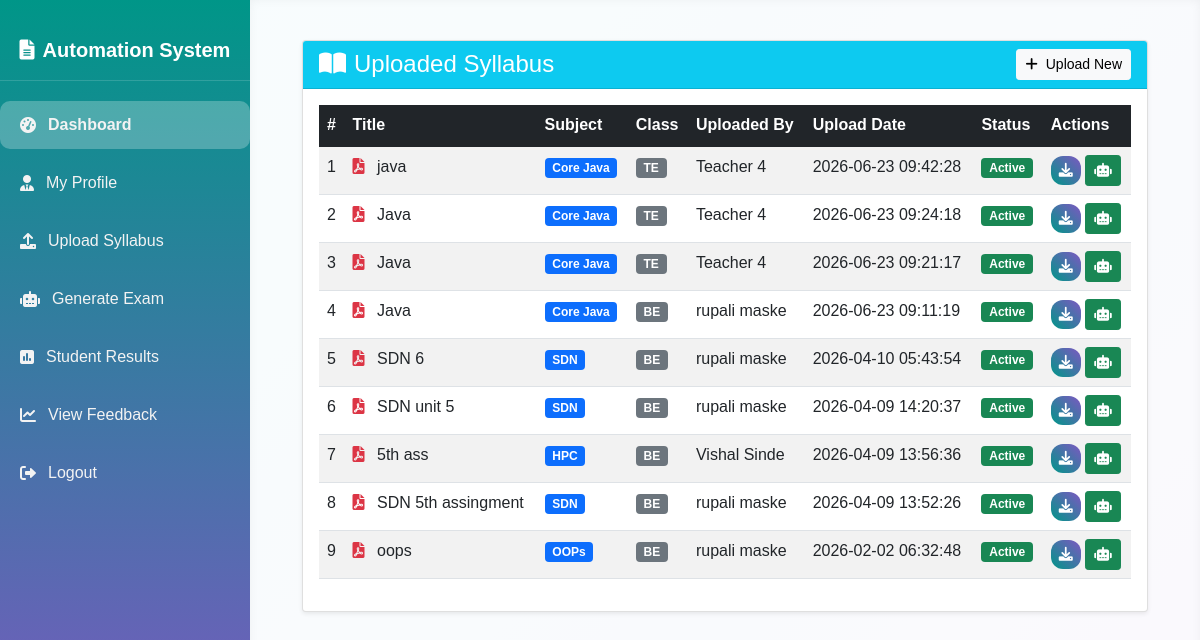
The app's page /view_syllabus (signed in) with its own data.
### tables this page shows
CREATE TABLE syllabus (
        id INTEGER PRIMARY KEY AUTOINCREMENT,
        subject_id INTEGER NOT NULL,
        class_id INTEGER NOT NULL,
        title TEXT NOT NULL,
        pdf_path TEXT NOT NULL,
        extracted_text TEXT,
        uploaded_by INTEGER NOT NULL,
        upload_date TIMESTAMP DEFAULT CURRENT_TIMESTAMP,
        status TEXT DEFAULT 'Active',
        FOREIGN KEY (subject_id) REFERENCES subjects (id),
        FOREIGN KEY (class_id) REFERENCES classes (id),
        FOREIGN KEY (uploaded_by) REFERENCES users (id)
    );

CREATE TABLE subjects (
        id INTEGER PRIMARY KEY AUTOINCREMENT,
        subject_name TEXT NOT NULL,
        description TEXT
    );

CREATE TABLE classes (
        id INTEGER PRIMARY KEY AUTOINCREMENT,
        class_name TEXT UNIQUE NOT NULL,
        description TEXT
    );

CREATE TABLE users (
        id INTEGER PRIMARY KEY AUTOINCREMENT,
        full_name TEXT NOT NULL,
        email TEXT UNIQUE NOT NULL,
        password_hash TEXT NOT NULL,
        role TEXT CHECK(role IN ('Admin', 'Teacher', 'Student')) NOT NULL,
        status TEXT DEFAULT 'Active',
        created_at TIMESTAMP DEFAULT CURRENT_TIMESTAMP
    );

### app.py (the view)
@app.route('/view_syllabus')
def view_syllabus():
    if 'user_id' not in session:
        return redirect(url_for('login'))
    conn = get_db_connection()
    syllabus_list = conn.execute('''
        SELECT s.*, sub.subject_name, c.class_name, u.full_name as uploaded_by_name
        FROM syllabus s
        JOIN subjects sub ON s.subject_id = sub.id
        JOIN classes c ON s.class_id = c.id
        JOIN users u ON s.uploaded_by = u.id
        ORDER BY s.upload_date DESC
    ''').fetchall()
    conn.close()
    return render_template('teacher/view_syllabus.html', syllabus_list=syllabus_list)

### app.py (called while the page is built)
def get_db_connection():
    conn = sqlite3.connect(DB_PATH, timeout=30)
    conn.row_factory = sqlite3.Row
    conn.execute('PRAGMA foreign_keys = ON;')
    conn.execute('PRAGMA journal_mode=WAL;')
    return conn

### templates/teacher/view_syllabus.html (shortened to what this page needs)
{% extends 'base.html' %}
{% block content %}
<div class="container-fluid">
    <div class="card shadow-sm">
        <div class="card-header bg-info text-white d-flex justify-content-between align-items-center">
            <h4 class="mb-0"><i class="fas fa-book-open me-2"></i>Uploaded Syllabus</h4>
            {% if session.role == 'Teacher' %}
            <a href="{{ url_for('upload_syllabus') }}" class="btn btn-light btn-sm">
                <i class="fas fa-plus me-2"></i>Upload New
            </a>
            {% endif %}
        </div>
        <div class="card-body">
            {% if syllabus_list %}
            <div class="table-responsive">
                <table class="table table-hover table-striped">
                    <thead class="table-dark">
                        <tr>
                            <th>#</th>
                            <th>Title</th>
                            <th>Subject</th>
                            <th>Class</th>
                            <th>Uploaded By</th>
                            <th>Upload Date</th>
                            <th>Status</th>
                            <th>Actions</th>
                        </tr>
                    </thead>
                    <tbody>
                        {% for syllabus in syllabus_list %}
                        <tr>
                            <td>{{ loop.index }}</td>
                            <td>
                                <i class="fas fa-file-pdf text-danger me-2"></i>
                                {{ syllabus.title }}
                            </td>
                            <td><span class="badge bg-primary">{{ syllabus.subject_name }}</span></td>
                            <td><span class="badge bg-secondary">{{ syllabus.class_name }}</span></td>
                            <td>{{ syllabus.uploaded_by_name }}</td>
                            <td>{{ syllabus.upload_date }}</td>
                            <td>
                                <span class="badge bg-success">{{ syllabus.status }}</span>
                            </td>
                            <td>
                                <a href="{{ url_for('download_syllabus', syllabus_id=syllabus.id) }}"
                                   class="btn btn-sm btn-primary" title="Download">
                                    <i class="fas fa-download"></i>
                                </a>
                                {% if session.role == 'Teacher' %}
                                <a href="{{ url_for('create_exam') }}?syllabus_id={{ syllabus.id }}"
                                   class="btn btn-sm btn-success" title="Create Exam">
                                    <i class="fas fa-robot"></i>
                                </a>
                                {% endif %}
                            </td>
                        </tr>
                        {% endfor %}
                    </tbody>
                </table>
            </div>
            {% endif %}
        </div>
    </div>
</div>
{% endblock %}

### templates/base.html (style rules this page uses)
body { font-family: 'Poppins', sans-serif; background: linear-gradient(135deg, #e0f7fa 0%, #ede7f6 100%); min-height: 100vh; margin: 0; display: flex; }
.btn-primary { background: linear-gradient(45deg, #009688, #7e57c2); border: none; border-radius: 12px; }

### records on screen
syllabus: title "java", subject_name "Core Java", class_name "TE", uploaded_by_name "Teacher 4", upload_date "2026-06-23 09:42:28", status "Active"
syllabus: title "Java", subject_name "Core Java", class_name "TE", uploaded_by_name "Teacher 4", upload_date "2026-06-23 09:24:18", status "Active"
syllabus: title "Java", subject_name "Core Java", class_name "TE", uploaded_by_name "Teacher 4", upload_date "2026-06-23 09:21:17", status "Active"
syllabus: title "Java", subject_name "Core Java", class_name "BE", uploaded_by_name "rupali maske", upload_date "2026-06-23 09:11:19", status "Active"
syllabus: title "SDN 6", subject_name "SDN", class_name "BE", uploaded_by_name "rupali maske", upload_date "2026-04-10 05:43:54", status "Active"
syllabus: title "SDN unit 5", subject_name "SDN", class_name "BE", uploaded_by_name "rupali maske", upload_date "2026-04-09 14:20:37", status "Active"
syllabus: title "5th ass", subject_name "HPC", class_name "BE", uploaded_by_name "Vishal Sinde", upload_date "2026-04-09 13:56:36", status "Active"
syllabus: title "SDN 5th assingment", subject_name "SDN", class_name "BE", uploaded_by_name "rupali maske", upload_date "2026-04-09 13:52:26", status "Active"
syllabus: title "oops", subject_name "OOPs", class_name "BE", uploaded_by_name "rupali maske", upload_date "2026-02-02 06:32:48", status "Active"
